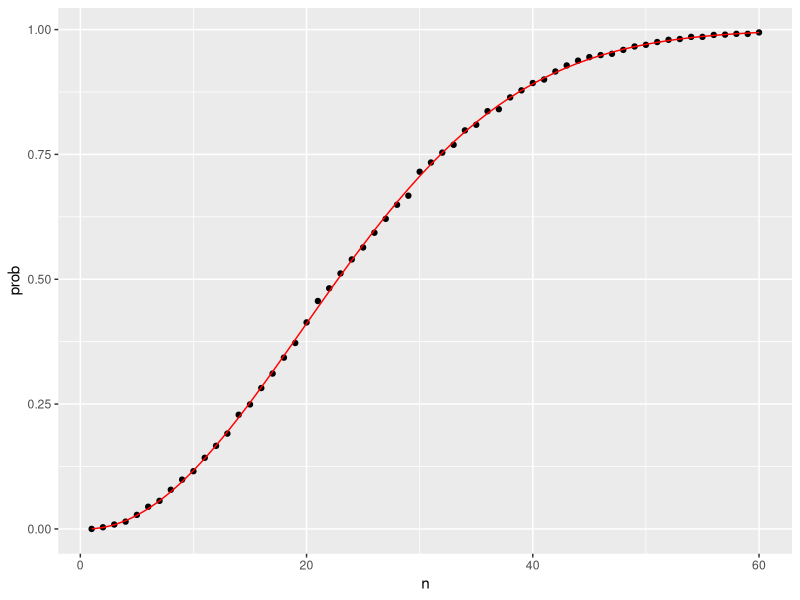
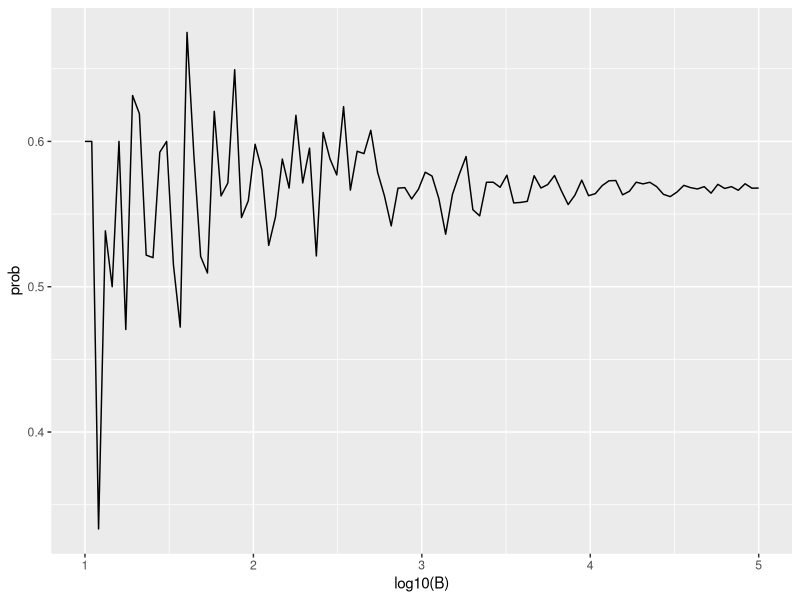
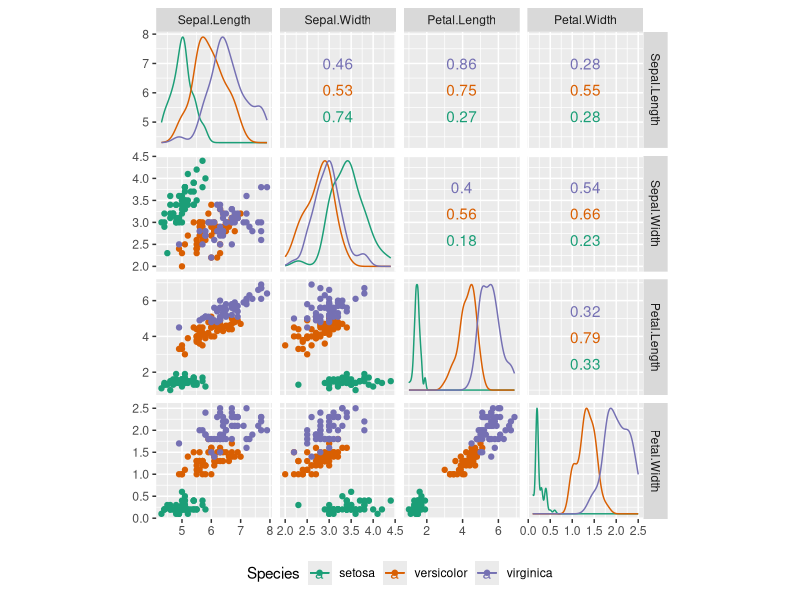
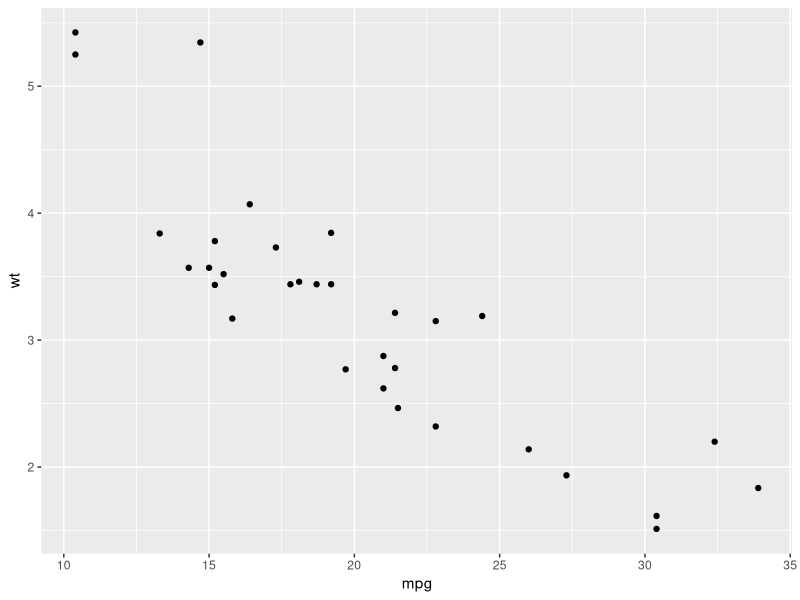
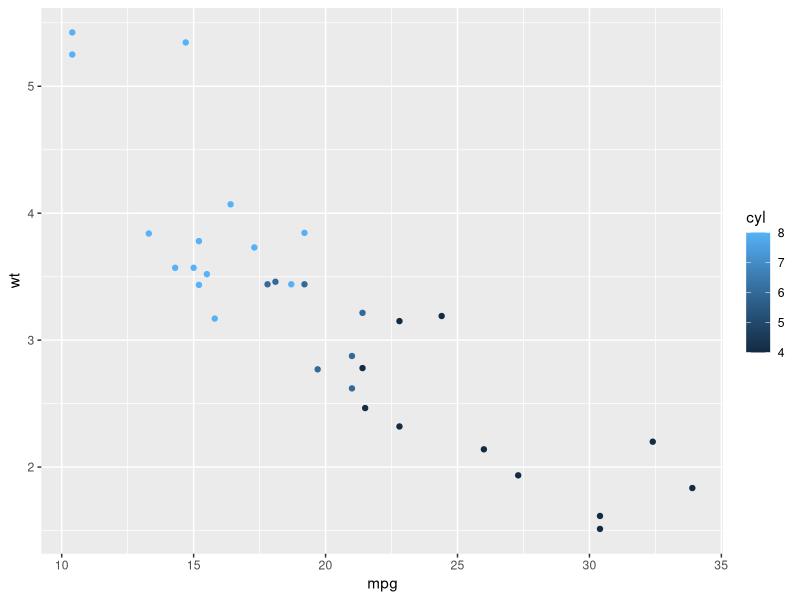
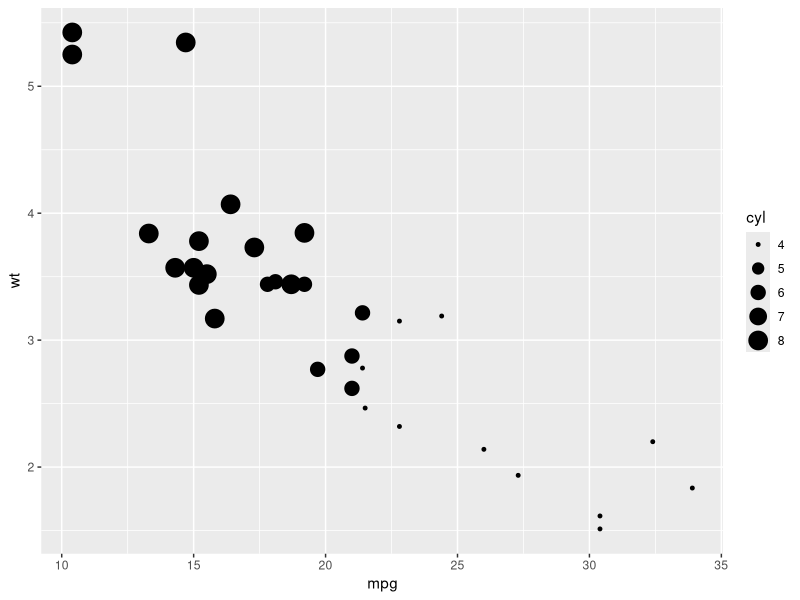
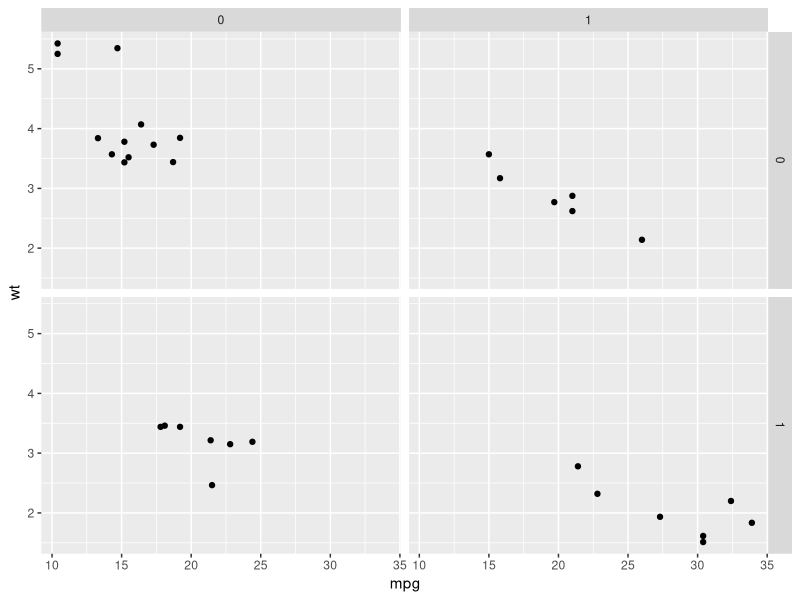

The R script that drew these images, in order:
## ---- chunk 1
beads <- rep(c("red", "blue"), times = c(2,3))
beads
sample(beads, 1)
## ---- chunk 2
B <- 10000
events <- replicate(B, sample(beads, 1))
tab <- table(events)
tab
prop.table(tab)
## ---- chunk 3
set.seed(1986)
events <- sample(beads, B, replace = TRUE)
prop.table(table(events))
## ---- chunk 4
suits <- c("Diamonds", "Clubs", "Hearts", "Spades")
numbers <- c("Ace", "Deuce", "Three", "Four", "Five", 
             "Six", "Seven", "Eight", "Nine", "Ten", 
             "Jack", "Queen", "King")
deck <- expand.grid(number=numbers, suit=suits)
deck <- paste(deck$number, deck$suit)
deck
## ---- chunk 5
library(gtools)
hands <- permutations(52, 2, v = deck)
first_card <- hands[,1]
second_card <- hands[,2]
kings <- paste("King", suits)
sum(first_card %in% kings)
## ---- chunk 6
sum(first_card %in% kings & second_card %in% kings) / sum(first_card %in% kings)
mean(first_card %in% kings & second_card %in% kings) / mean(first_card %in% kings)
## ---- chunk 7
aces <- paste("Ace", suits)

facecard <- c("King", "Queen", "Jack", "Ten")
facecard <- expand.grid(number = facecard, suit = suits)
facecard <- paste(facecard$number, facecard$suit)

hands <- combinations(52, 2, v = deck)
mean((hands[,1] %in% aces & hands[,2] %in% facecard) | (hands[,2] %in% aces & hands[,1] %in% facecard))
# we know that the function `combinations` will list the Aces first, therefore we can leave out the second part
mean(hands[,1] %in% aces & hands[,2] %in% facecard)
## ---- chunk 8
blackjack <- function(){
   hand <- sample(deck, 2)
  (hand[1] %in% aces & hand[2] %in% facecard) | 
    (hand[2] %in% aces & hand[1] %in% facecard)
}
B <- 10000
results <- replicate(B, blackjack())
mean(results)
## ---- chunk 9
B <- 10000
stick <- replicate(B, {
  doors <- as.character(1:3)
  prize <- sample(c("car", "goat", "goat"))
  prize_door <- doors[prize == "car"]
  my_pick  <- sample(doors, 1)
  show <- sample(doors[!doors %in% c(my_pick, prize_door)],1)
  stick <- my_pick
  stick == prize_door
})
# proportion to win the car is 1/3
mean(stick)
switch <- replicate(B, {
  doors <- as.character(1:3)
  prize <- sample(c("car", "goat", "goat"))
  prize_door <- doors[prize == "car"]
  my_pick  <- sample(doors, 1)
  show <- sample(doors[!doors %in% c(my_pick, prize_door)], 1)
  stick <- my_pick
  switch <- doors[!doors%in%c(my_pick, show)]
  switch == prize_door
})
# after revealing an option the proportion of switinng to another option is higher than sticking to the first option
mean(switch)
## ---- chunk 10
same_birthday <- function(n){
  bdays <- sample(1:365, n, replace=TRUE)
  any(duplicated(bdays))
}

B <- 10000
results <- replicate(B, same_birthday(50))
mean(results)

# estimated proportion
compute_prob <- function(n, B=10000){
  results <- replicate(B, same_birthday(n))
  mean(results)
}
# n= grop size
n <- seq(1,60)

prob <- sapply(n, compute_prob)

# exact proportion
exact_prob <- function(n){
  prob_unique <- seq(365,365-n+1)/365 
  1 - prod( prob_unique)
}

eprob <- sapply(n, exact_prob)

library(tidyverse)
qplot(n, prob) + geom_line(aes(n, eprob), col = "red")

# Estimate the convergence of the Monte Carlo experiment
# exact value is 0.569
B <- 10^seq(1, 5, len = 100)
compute_prob <- function(B, n=25){
  same_day <- replicate(B, same_birthday(n))
  mean(same_day)
}
prob <- sapply(B, compute_prob)
qplot(log10(B), prob, geom = "line")
## ---- chunk 11
xx <- x <- 1:100
xx[x %% 3 == 0] <- "Fizz"
xx[x %% 5 == 0] <- "Buzz"
xx[x %% 15 == 0] <- "FizzBuzz"
xx
## ---- chunk 12
#install.packages("GGally")
library(ggplot2)
library(GGally)

GGally::ggscatmat(iris, columns=1:4, color="Species") +
    scale_color_brewer(palette="Dark2") + 
    theme(legend.position="bottom")
## ---- chunk 13
library(ggplot2)
library(datasets)
data(mtcars)
qplot(mpg, wt, data = mtcars)
qplot(mpg, wt, data = mtcars, colour = cyl)
qplot(mpg, wt, data = mtcars, size = cyl)
qplot(mpg, wt, data = mtcars, facets = vs ~ am)
